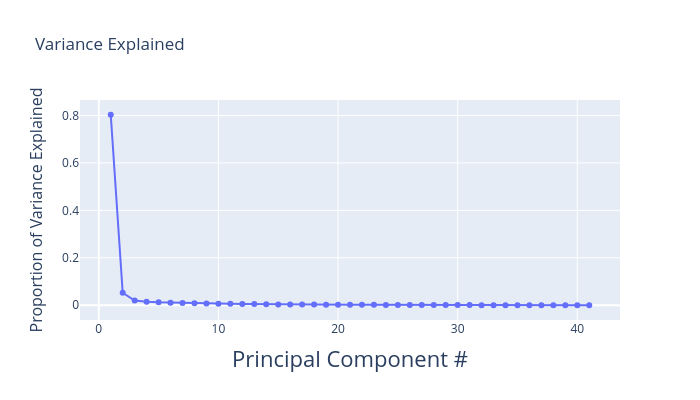

The cell this chart's notebook holds for it:
### Markdown cell above
A **scree plot** (and where its "elbow" is located) is a visual way of checking the distribution of variance.

### Code cell
fig = px.line(x=range(1, len(s) + 1), y=s**2 / sum(s**2), title='Variance Explained', width=700, height=400, markers=True)
fig.update_xaxes(title_text='Principal Component #')
fig.update_yaxes(title_text='Proportion of Variance Explained')
fig.update_layout(
  xaxis_title=dict(font=dict(size=22)),
  yaxis_title=dict(font=dict(size=16))
)

### Figure 1 — Plotly figure (JSON) as saved in the notebook; plotly's stock layout.template omitted (floating-point values rounded to 4 significant figures)
{"data": [{"hovertemplate": "x=%{x}<br>y=%{y}<extra></extra>", "legendgroup": "", "line": {"color": "#636efa", "dash": "solid"}, "marker": {"symbol": "circle"}, "mode": "lines+markers", "name": "", "orientation": "v", "showlegend": false, "type": "scatter", "x": [1, 2, 3, 4, 5, 6, 7, 8, 9, 10, 11, 12, 13, 14, 15, 16, 17, 18, 19, 20, 21, 22, 23, 24, 25, 26, 27, 28, 29, 30, 31, 32, 33, 34, 35, 36, 37, 38, 39, 40, 41], "xaxis": "x", "y": [0.803, 0.0526, 0.02018, 0.01438, 0.01226, 0.01087, 0.009039, 0.008175, 0.00693, 0.006852, 0.006611, 0.005575, 0.004844, 0.004215, 0.003616, 0.003315, 0.003078, 0.002848, 0.002661, 0.002194, 0.002079, 0.001958, 0.00182, 0.001493, 0.00127, 0.00119, 0.001017, 0.0008787, 0.0008335, 0.0007849, 0.0007381, 0.0005538, 0.000478, 0.00038, 0.0003287, 0.0002896, 0.0002479, 0.0001571, 0.0001328, 9.749e-05, 3.607e-05], "yaxis": "y"}], "layout": {"height": 400, "legend": {"tracegroupgap": 0}, "title": {"text": "Variance Explained"}, "width": 700, "xaxis": {"anchor": "y", "domain": [0, 1], "title": {"font": {"size": 22}, "text": "Principal Component #"}}, "yaxis": {"anchor": "x", "domain": [0, 1], "title": {"font": {"size": 16}, "text": "Proportion of Variance Explained"}}}}
